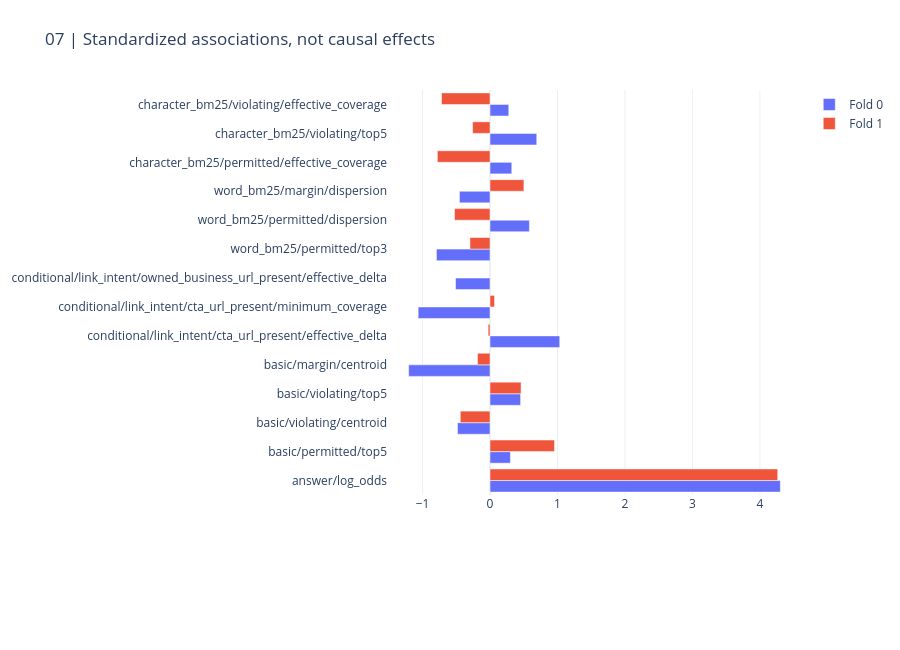
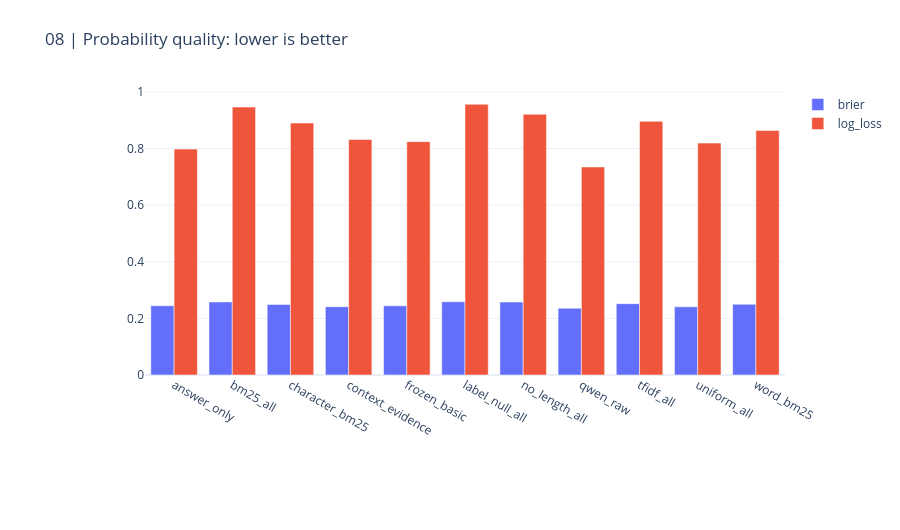

The code cell stored with these charts, in order, in its notebook:
### Markdown cell above
## Associations and probability diagnostics

Coefficients are fitted associations, not causal explanations. AUC improvement does not guarantee log-loss improvement.

### Code cell
CHARTS[6].show(renderer="plotly_mimetype")
CHARTS[7].show(renderer="plotly_mimetype")

### Figure 1 — Plotly figure (JSON) as saved in the notebook; plotly's stock layout.template omitted (floating-point values rounded to 4 significant figures)
{"data": [{"name": "Fold 0", "orientation": "h", "type": "bar", "x": [4.303, 0.3026, -0.4817, 0.4533, -1.205, 1.033, -1.065, -0.5108, -0.7939, 0.5842, -0.4529, 0.3227, 0.693, 0.2782], "y": ["answer/log_odds", "basic/permitted/top5", "basic/violating/centroid", "basic/violating/top5", "basic/margin/centroid", "conditional/link_intent/cta_url_present/effective_delta", "conditional/link_intent/cta_url_present/minimum_coverage", "conditional/link_intent/owned_business_url_present/effective_delta", "word_bm25/permitted/top3", "word_bm25/permitted/dispersion", "word_bm25/margin/dispersion", "character_bm25/permitted/effective_coverage", "character_bm25/violating/top5", "character_bm25/violating/effective_coverage"]}, {"name": "Fold 1", "orientation": "h", "type": "bar", "x": [4.264, 0.9558, -0.4401, 0.4605, -0.1855, -0.02718, 0.06728, -0.2973, -0.5256, 0.5023, -0.7803, -0.2575, -0.7186], "y": ["answer/log_odds", "basic/permitted/top5", "basic/violating/centroid", "basic/violating/top5", "basic/margin/centroid", "conditional/link_intent/cta_url_present/effective_delta", "conditional/link_intent/cta_url_present/minimum_coverage", "word_bm25/permitted/top3", "word_bm25/permitted/dispersion", "word_bm25/margin/dispersion", "character_bm25/permitted/effective_coverage", "character_bm25/violating/top5", "character_bm25/violating/effective_coverage"]}], "layout": {"height": 650, "margin": {"b": 155, "l": 145, "r": 35, "t": 90}, "title": {"text": "07 | Standardized associations, not causal effects"}, "xaxis": {"automargin": true}, "yaxis": {"automargin": true}}}

### Figure 2 — Plotly figure (JSON) as saved in the notebook; plotly's stock layout.template omitted (floating-point values rounded to 4 significant figures)
{"data": [{"name": "brier", "type": "bar", "x": ["answer_only", "bm25_all", "character_bm25", "context_evidence", "frozen_basic", "label_null_all", "no_length_all", "qwen_raw", "tfidf_all", "uniform_all", "word_bm25"], "y": [0.2446, 0.2581, 0.2492, 0.2412, 0.2444, 0.2589, 0.2576, 0.2359, 0.252, 0.2408, 0.2498]}, {"name": "log_loss", "type": "bar", "x": ["answer_only", "bm25_all", "character_bm25", "context_evidence", "frozen_basic", "label_null_all", "no_length_all", "qwen_raw", "tfidf_all", "uniform_all", "word_bm25"], "y": [0.798, 0.9465, 0.89, 0.8318, 0.8244, 0.9565, 0.9212, 0.7349, 0.8961, 0.8193, 0.8634]}], "layout": {"barmode": "group", "height": 530, "margin": {"b": 155, "l": 145, "r": 35, "t": 90}, "title": {"text": "08 | Probability quality: lower is better"}, "xaxis": {"automargin": true}, "yaxis": {"automargin": true}}}
